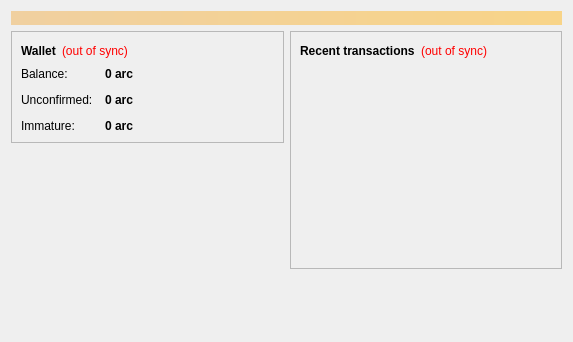
<?xml version="1.0" encoding="UTF-8"?>
<ui version="4.0">
 <class>OverviewPage</class>
 <widget class="QWidget" name="OverviewPage">
  <property name="geometry">
   <rect>
    <x>0</x>
    <y>0</y>
    <width>573</width>
    <height>342</height>
   </rect>
  </property>
  <property name="windowTitle">
   <string>Form</string>
  </property>
  <layout class="QVBoxLayout" name="topLayout">
   <item>
    <widget class="QLabel" name="labelAlerts">
     <property name="visible">
      <bool>false</bool>
     </property>
     <property name="styleSheet">
      <string notr="true">background-color: qlineargradient(x1: 0, y1: 0, x2: 1, y2: 0, stop:0 #F0D0A0, stop:1 #F8D488); color:#000000;</string>
     </property>
     <property name="wordWrap">
      <bool>true</bool>
     </property>
     <property name="margin">
      <number>3</number>
     </property>
    </widget>
   </item>
   <item>
    <layout class="QHBoxLayout" name="horizontalLayout" stretch="1,1">
     <item>
      <layout class="QVBoxLayout" name="verticalLayout_2">
       <item>
        <widget class="QFrame" name="frame">
         <property name="frameShape">
          <enum>QFrame::StyledPanel</enum>
         </property>
         <property name="frameShadow">
          <enum>QFrame::Raised</enum>
         </property>
         <layout class="QVBoxLayout" name="verticalLayout_4">
          <item>
           <layout class="QHBoxLayout" name="horizontalLayout_4">
            <item>
             <widget class="QLabel" name="label_5">
              <property name="font">
               <font>
                <weight>75</weight>
                <bold>true</bold>
               </font>
              </property>
              <property name="text">
               <string>Wallet</string>
              </property>
             </widget>
            </item>
            <item>
             <widget class="QLabel" name="labelWalletStatus">
              <property name="toolTip">
               <string>The displayed information may be out of date. Your wallet automatically synchronizes with the arcoin network after a connection is established, but this process has not completed yet.</string>
              </property>
              <property name="styleSheet">
               <string notr="true">QLabel { color: red; }</string>
              </property>
              <property name="text">
               <string notr="true">(out of sync)</string>
              </property>
              <property name="alignment">
               <set>Qt::AlignLeading|Qt::AlignLeft|Qt::AlignVCenter</set>
              </property>
             </widget>
            </item>
            <item>
             <spacer name="horizontalSpacer_2">
              <property name="orientation">
               <enum>Qt::Horizontal</enum>
              </property>
              <property name="sizeHint" stdset="0">
               <size>
                <width>40</width>
                <height>20</height>
               </size>
              </property>
             </spacer>
            </item>
           </layout>
          </item>
          <item>
           <layout class="QFormLayout" name="formLayout_2">
            <property name="fieldGrowthPolicy">
             <enum>QFormLayout::AllNonFixedFieldsGrow</enum>
            </property>
            <property name="horizontalSpacing">
             <number>12</number>
            </property>
            <property name="verticalSpacing">
             <number>12</number>
            </property>
            <item row="0" column="0">
             <widget class="QLabel" name="label">
              <property name="text">
               <string>Balance:</string>
              </property>
             </widget>
            </item>
            <item row="0" column="1">
             <widget class="QLabel" name="labelBalance">
              <property name="font">
               <font>
                <weight>75</weight>
                <bold>true</bold>
               </font>
              </property>
              <property name="cursor">
               <cursorShape>IBeamCursor</cursorShape>
              </property>
              <property name="toolTip">
               <string>Your current balance</string>
              </property>
              <property name="text">
               <string notr="true">0 arc</string>
              </property>
              <property name="textInteractionFlags">
               <set>Qt::LinksAccessibleByMouse|Qt::TextSelectableByKeyboard|Qt::TextSelectableByMouse</set>
              </property>
             </widget>
            </item>
            <item row="1" column="0">
             <widget class="QLabel" name="label_3">
              <property name="text">
               <string>Unconfirmed:</string>
              </property>
             </widget>
            </item>
            <item row="1" column="1">
             <widget class="QLabel" name="labelUnconfirmed">
              <property name="font">
               <font>
                <weight>75</weight>
                <bold>true</bold>
               </font>
              </property>
              <property name="cursor">
               <cursorShape>IBeamCursor</cursorShape>
              </property>
              <property name="toolTip">
               <string>Total of transactions that have yet to be confirmed, and do not yet count toward the current balance</string>
              </property>
              <property name="text">
               <string notr="true">0 arc</string>
              </property>
              <property name="textInteractionFlags">
               <set>Qt::LinksAccessibleByMouse|Qt::TextSelectableByKeyboard|Qt::TextSelectableByMouse</set>
              </property>
             </widget>
            </item>
            <item row="2" column="0">
             <widget class="QLabel" name="labelImmatureText">
              <property name="text">
               <string>Immature:</string>
              </property>
             </widget>
            </item>
            <item row="2" column="1">
             <widget class="QLabel" name="labelImmature">
              <property name="font">
               <font>
                <weight>75</weight>
                <bold>true</bold>
               </font>
              </property>
              <property name="toolTip">
               <string>Mined balance that has not yet matured</string>
              </property>
              <property name="text">
               <string notr="true">0 arc</string>
              </property>
              <property name="textInteractionFlags">
               <set>Qt::LinksAccessibleByMouse|Qt::TextSelectableByKeyboard|Qt::TextSelectableByMouse</set>
              </property>
             </widget>
            </item>
           </layout>
          </item>
         </layout>
        </widget>
       </item>
       <item>
        <spacer name="verticalSpacer">
         <property name="orientation">
          <enum>Qt::Vertical</enum>
         </property>
         <property name="sizeHint" stdset="0">
          <size>
           <width>20</width>
           <height>40</height>
          </size>
         </property>
        </spacer>
       </item>
      </layout>
     </item>
     <item>
      <layout class="QVBoxLayout" name="verticalLayout_3">
       <item>
        <widget class="QFrame" name="frame_2">
         <property name="frameShape">
          <enum>QFrame::StyledPanel</enum>
         </property>
         <property name="frameShadow">
          <enum>QFrame::Raised</enum>
         </property>
         <layout class="QVBoxLayout" name="verticalLayout">
          <item>
           <layout class="QHBoxLayout" name="horizontalLayout_2">
            <item>
             <widget class="QLabel" name="label_4">
              <property name="text">
               <string>&lt;b&gt;Recent transactions&lt;/b&gt;</string>
              </property>
             </widget>
            </item>
            <item>
             <widget class="QLabel" name="labelTransactionsStatus">
              <property name="toolTip">
               <string>The displayed information may be out of date. Your wallet automatically synchronizes with the arcoin network after a connection is established, but this process has not completed yet.</string>
              </property>
              <property name="styleSheet">
               <string notr="true">QLabel { color: red; }</string>
              </property>
              <property name="text">
               <string notr="true">(out of sync)</string>
              </property>
              <property name="alignment">
               <set>Qt::AlignRight|Qt::AlignTrailing|Qt::AlignVCenter</set>
              </property>
             </widget>
            </item>
            <item>
             <spacer name="horizontalSpacer">
              <property name="orientation">
               <enum>Qt::Horizontal</enum>
              </property>
              <property name="sizeHint" stdset="0">
               <size>
                <width>40</width>
                <height>20</height>
               </size>
              </property>
             </spacer>
            </item>
           </layout>
          </item>
          <item>
           <widget class="QListView" name="listTransactions">
            <property name="styleSheet">
             <string notr="true">QListView { background: transparent; }</string>
            </property>
            <property name="frameShape">
             <enum>QFrame::NoFrame</enum>
            </property>
            <property name="verticalScrollBarPolicy">
             <enum>Qt::ScrollBarAlwaysOff</enum>
            </property>
            <property name="horizontalScrollBarPolicy">
             <enum>Qt::ScrollBarAlwaysOff</enum>
            </property>
            <property name="selectionMode">
             <enum>QAbstractItemView::NoSelection</enum>
            </property>
           </widget>
          </item>
         </layout>
        </widget>
       </item>
       <item>
        <spacer name="verticalSpacer_2">
         <property name="orientation">
          <enum>Qt::Vertical</enum>
         </property>
         <property name="sizeHint" stdset="0">
          <size>
           <width>20</width>
           <height>40</height>
          </size>
         </property>
        </spacer>
       </item>
      </layout>
     </item>
    </layout>
   </item>
  </layout>
 </widget>
 <resources/>
 <connections/>
</ui>
